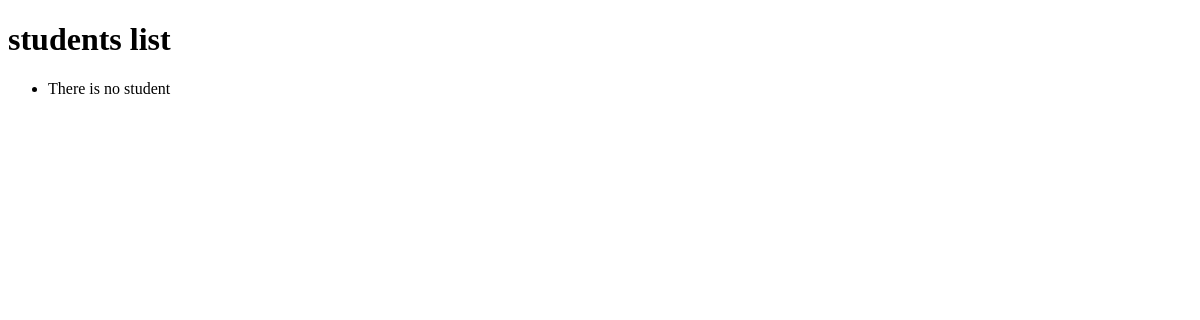
The app's page /students/, older data.
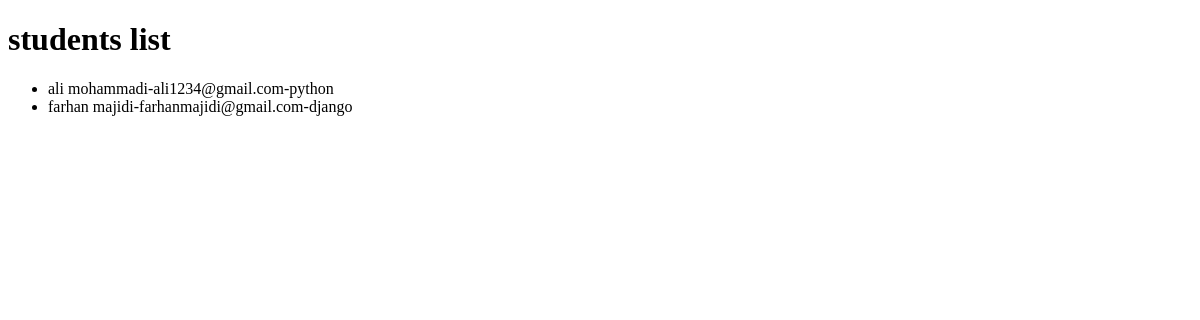
The same page, newer data.
### students/models.py (models this page shows, shortened)
class Student(models.Model):
    name = models.CharField(max_length=100)
    email = models.EmailField()
    course = models.ForeignKey(course,on_delete=models.CASCADE)

### courses/models.py (models this page shows, shortened)
class course(models.Model):
    name = models.CharField(max_length=100)
    credit = models.IntegerField()

### students/views.py (the view)
# urls.py: path('',views.students_list,name='student_list'),
def students_list(request):
    students = Student.objects.all()
    return render(request,'students/student_list.html',{'students': students})

### students/templates/students/student_list.html (shortened to what this page needs)
<!DOCTYPE html>
<html lang="en">
<head>
</head>
<body>
    <h1>students list</h1>
    <ul>
        {% for student in students %}
        <li>{{student.name}}-{{student.email}}-{{student.course.name}}</li>
        {% empty %}
            <li>There is no student</li>
        {% endfor %}
    </ul>
</body>
</html>

Row changes from the older to the newer data that the page shows:
added Student: name "ali mohammadi", email "ali1234@gmail.com", course.name "python"
added Student: name "farhan majidi", email "farhanmajidi@gmail.com", course.name "django"
Text that changed along with them:
text no longer shown: "There is no student"
